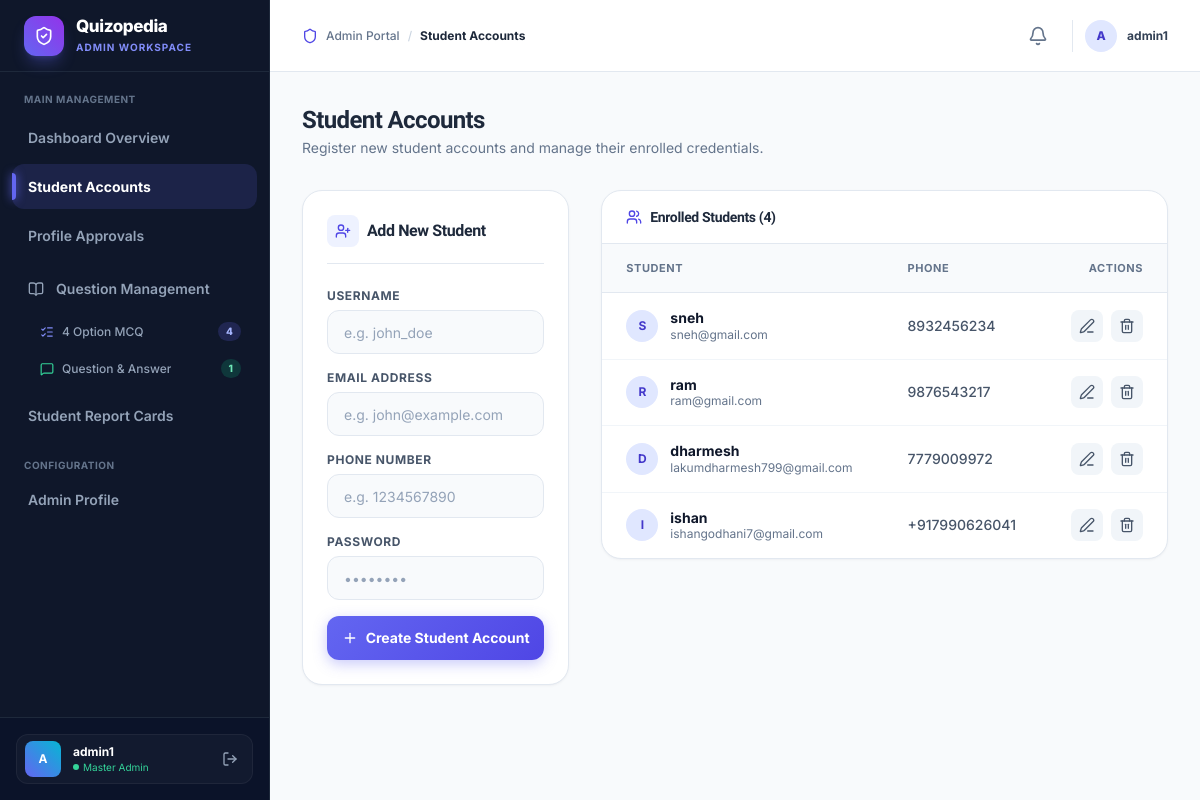
/admin-dashboard/students/ (signed in), run on the app's committed database.
### user/models.py (models this page shows, shortened)
class Student(models.Model):
    user = models.OneToOneField(User, on_delete=models.CASCADE, related_name='student')
    phone = models.CharField(max_length=15)
    @property
    def name(self):
        return self.user.first_name if self.user else ""
    @property
    def email(self):
        return self.user.email if self.user else ""

### adminpanel/views.py (the view, shortened to what this page needs)
# urls.py: path('admin-dashboard/students/', views.student_list, name='admin_students'),
@admin_required
def student_list(request):
    errors = []
    success_msg = None
    students = Student.objects.all().order_by('id')
    return render(request, 'adminpanel/students.html', {
        'students': students,
        'errors': errors,
        'success': success_msg
    })

### adminpanel/templates/adminpanel/students.html (shortened to what this page needs)
{% extends 'adminpanel/base.html' %}
{% block active_students %}active{% endblock %}
{% block breadcrumb %}Student Accounts{% endblock %}
{% block content %}
<div class="mb-8 flex flex-col sm:flex-row sm:items-center sm:justify-between gap-4">
  <div>
    <h1 class="text-2xl font-extrabold text-slate-800 tracking-tight">Student Accounts</h1>
    <p class="text-slate-500 text-sm mt-0.5">Register new student accounts and manage their enrolled credentials.</p>
  </div>
</div>
<div class="grid grid-cols-1 lg:grid-cols-3 gap-8">
  <div class="glass-card p-6 h-fit">
    <div class="flex items-center gap-2 mb-6 border-b border-slate-200 pb-4">
      <div class="w-8 h-8 rounded-lg bg-indigo-50 text-indigo-600 flex items-center justify-center">
        <i data-lucide="user-plus" class="w-4 h-4"></i>
      </div>
      <h2 class="text-base font-bold text-slate-800">Add New Student</h2>
    </div>
    <form method="POST" class="space-y-4">
      <div>
        <label for="username" class="block text-xs font-bold uppercase tracking-wider text-slate-600 mb-1.5">Username</label>
        <input type="text" id="username" name="username" placeholder="e.g. john_doe" required
          class="w-full h-11 px-4 rounded-xl bg-slate-50 border border-slate-200 text-sm outline-none text-slate-800 placeholder:text-slate-400 focus:bg-white focus:border-indigo-500 transition">
      </div>
      <div>
        <label for="email" class="block text-xs font-bold uppercase tracking-wider text-slate-600 mb-1.5">Email Address</label>
        <input type="email" id="email" name="email" placeholder="e.g. john@example.com" required
          class="w-full h-11 px-4 rounded-xl bg-slate-50 border border-slate-200 text-sm outline-none text-slate-800 placeholder:text-slate-400 focus:bg-white focus:border-indigo-500 transition">
      </div>
      <div>
        <label for="phone" class="block text-xs font-bold uppercase tracking-wider text-slate-600 mb-1.5">Phone Number</label>
        <input type="text" id="phone" name="phone" placeholder="e.g. 1234567890" required
          class="w-full h-11 px-4 rounded-xl bg-slate-50 border border-slate-200 text-sm outline-none text-slate-800 placeholder:text-slate-400 focus:bg-white focus:border-indigo-500 transition">
      </div>
      <div>
        <label for="password" class="block text-xs font-bold uppercase tracking-wider text-slate-600 mb-1.5">Password</label>
        <input type="password" id="password" name="password" placeholder="••••••••" required
          class="w-full h-11 px-4 rounded-xl bg-slate-50 border border-slate-200 text-sm outline-none text-slate-800 placeholder:text-slate-400 focus:bg-white focus:border-indigo-500 transition">
      </div>
      <button type="submit" class="cta-btn w-full h-11 rounded-xl font-bold text-sm text-white flex items-center justify-center gap-2 mt-2">
        <i data-lucide="plus" class="w-4 h-4"></i>
        <span>Create Student Account</span>
      </button>
    </form>
  </div>
  <div class="lg:col-span-2 space-y-6">
    <div class="glass-card overflow-hidden">
      <div class="px-6 py-4 border-b border-slate-200 flex items-center justify-between">
        <div class="flex items-center gap-2">
          <i data-lucide="users" class="w-4 h-4 text-indigo-600"></i>
          <h2 class="text-sm font-bold text-slate-800">Enrolled Students ({{ students|length }})</h2>
        </div>
      </div>
      <div class="overflow-x-auto">
        <table class="w-full text-left text-sm border-collapse">
          <thead>
            <tr class="border-b border-slate-200 bg-slate-50 text-slate-500 font-bold uppercase tracking-wider text-[11px]">
              <th class="px-6 py-3.5">Student</th>
              <th class="px-6 py-3.5">Phone</th>
              <th class="px-6 py-3.5 text-right">Actions</th>
            </tr>
          </thead>
          <tbody class="divide-y divide-slate-100 text-slate-800">
            {% for student in students %}
            <tr class="hover:bg-slate-50 transition">
              <td class="px-6 py-4">
                <div class="flex items-center gap-3">
                  <div class="w-8 h-8 rounded-full bg-indigo-100 text-indigo-700 font-bold flex items-center justify-center text-xs">
                    {{ student.user.username|slice:":1"|upper }}
                  </div>
                  <div>
                    <span class="font-bold text-slate-900 block leading-tight">{{ student.user.username }}</span>
                    <span class="text-xs text-slate-500 block">{{ student.user.email }}</span>
                  </div>
                </div>
              </td>
              <td class="px-6 py-4 text-slate-600 font-medium">{{ student.phone }}</td>
              <td class="px-6 py-4 text-right">
                <div class="flex items-center justify-end gap-2">
                  <button onclick="openEditModal('{{ student.id }}', '{{ student.user.username }}', '{{ student.user.email }}', '{{ student.phone }}')"
                    class="p-2 rounded-lg bg-slate-100 hover:bg-indigo-50 hover:text-indigo-600 text-slate-600 transition" title="Edit Student">
                    <i data-lucide="edit-3" class="w-4 h-4"></i>
                  </button>
                  <form method="POST" onsubmit="return confirm('Are you sure you want to delete student: {{ student.user.username }}?');" class="inline">
                    <button type="submit" class="p-2 rounded-lg bg-slate-100 hover:bg-red-50 hover:text-red-600 text-slate-600 transition" title="Delete Student">
                      <i data-lucide="trash-2" class="w-4 h-4"></i>
                    </button>
                  </form>
                </div>
              </td>
            </tr>
            {% empty %}
            <tr>
              <td colspan="3" class="px-6 py-8 text-center text-slate-400 text-sm">
                No students enrolled yet. Use the form on the left to add your first student.
              </td>
            </tr>
            {% endfor %}
          </tbody>
        </table>
      </div>
    </div>
  </div>
</div>
{% endblock %}

### adminpanel/templates/adminpanel/base.html (shortened to what this page needs)
{% load static %}
<!DOCTYPE html>
<html lang="en">
<head>
  <script src="https://cdn.tailwindcss.com"></script>
</head>
<body class="relative min-h-screen w-full flex">
  <aside id="adminSidebar"
    class="fixed lg:sticky top-0 left-0 w-[270px] bg-[#0f172a] text-slate-300 border-r border-[#1e293b] flex-shrink-0 h-screen flex flex-col z-50 transition-transform duration-300">
    <div class="h-[72px] flex items-center gap-3 px-6 border-b border-[#1e293b]">
      <div class="w-10 h-10 rounded-xl bg-gradient-to-tr from-indigo-500 to-purple-600 flex items-center justify-center text-white flex-shrink-0 shadow-lg shadow-indigo-500/30">
        <i data-lucide="shield-check" class="w-5 h-5"></i>
      </div>
      <div class="flex flex-col">
        <span class="text-[17px] font-extrabold tracking-tight text-white leading-tight">Quizopedia</span>
        <span class="text-[10px] text-indigo-400 font-bold uppercase tracking-widest mt-0.5">Admin Workspace</span>
      </div>
    </div>
    <nav class="flex-1 px-3 py-5 space-y-1 overflow-y-auto flex flex-col">
      <span class="text-[10px] font-bold text-slate-500 uppercase tracking-wider px-3 mb-1">Main Management</span>
      <a href="{% url 'admin_dashboard' %}"
        class="sidebar-link {% block active_db %}{% endblock %}">
        <span>Dashboard Overview</span>
      </a>
      <a href="{% url 'admin_students' %}"
        class="sidebar-link {% block active_students %}{% endblock %}">
        <span>Student Accounts</span>
      </a>
      <a href="{% url 'admin_profile_approvals' %}"
        class="sidebar-link flex items-center justify-between {% block active_approvals %}{% endblock %}">
        <span>Profile Approvals</span>
      </a>
      <div class="space-y-1 pt-1 pb-1">
        <a href="{% url 'question_list' %}?type=mcq"
          class="sidebar-link flex items-center justify-between {% block active_questions %}{% endblock %}">
          <div class="flex items-center gap-3">
            <i data-lucide="book-open" class="w-4 h-4"></i>
            <span>Question Management</span>
          </div>
        </a>
        <div class="pl-4 pr-1 space-y-1">
          <a href="{% url 'question_list' %}?type=mcq"
            class="sidebar-sub-link {% block active_mcq %}{% endblock %}" title="4 Option MCQ Quizzes">
            <div class="flex items-center gap-2 min-w-0">
              <i data-lucide="list-checks" class="w-3.5 h-3.5 text-indigo-400 shrink-0"></i>
              <span class="truncate">4 Option MCQ</span>
            </div>
            {% if sidebar_mcq_count %}
            <span class="px-2 py-0.5 text-[10px] font-extrabold rounded-full bg-indigo-500/20 text-indigo-300 shrink-0">
              {{ sidebar_mcq_count }}
            </span>
            {% endif %}
          </a>
          <a href="{% url 'question_list' %}?type=qna"
            class="sidebar-sub-link {% block active_qna %}{% endblock %}" title="Question & Answer Quizzes">
            <div class="flex items-center gap-2 min-w-0">
              <i data-lucide="message-square" class="w-3.5 h-3.5 text-emerald-400 shrink-0"></i>
              <span class="truncate">Question &amp; Answer</span>
            </div>
            {% if sidebar_qna_count %}
            <span class="px-2 py-0.5 text-[10px] font-extrabold rounded-full bg-emerald-500/20 text-emerald-300 shrink-0">
              {{ sidebar_qna_count }}
            </span>
            {% endif %}
          </a>
        </div>
      </div>
      <a href="{% url 'admin_report_cards' %}"
        class="sidebar-link {% block active_report_cards %}{% endblock %}">
        <span>Student Report Cards</span>
      </a>
      <span class="text-[10px] font-bold text-slate-500 uppercase tracking-wider px-3 pt-4 mb-1">Configuration</span>
      <a href="{% url 'admin_profile' %}"
        class="sidebar-link {% block active_profile %}{% endblock %}">
        <span>Admin Profile</span>
      </a>
    </nav>
    <div class="p-4 border-t border-[#1e293b] bg-[#0b1329]">
      <div class="flex items-center gap-3 px-2 py-1.5 rounded-xl bg-white/[0.03] border border-white/5">
        <div class="w-9 h-9 rounded-lg bg-gradient-to-tr from-indigo-500 to-cyan-500 flex items-center justify-center text-white text-xs font-bold flex-shrink-0">
          {{ request.user.username|slice:":1"|upper }}
        </div>
        <div class="flex-1 min-w-0">
          <span class="text-xs font-bold text-white block truncate">{{ request.user.username }}</span>
          <span class="text-[10px] text-emerald-400 flex items-center gap-1">
            <span class="w-1.5 h-1.5 rounded-full bg-emerald-400"></span> Master Admin
          </span>
        </div>
        <a href="{% url 'logout' %}" class="text-slate-400 hover:text-red-400 p-1.5 transition" title="Sign Out">
          <i data-lucide="log-out" class="w-4 h-4"></i>
        </a>
      </div>
    </div>
  </aside>
  <div class="flex-1 flex flex-col min-w-0 bg-[#f8fafc]">
    <header class="h-[72px] bg-white/90 backdrop-blur-md border-b border-slate-200 flex items-center justify-between px-6 lg:px-8 sticky top-0 z-30">
      <div class="flex items-center gap-3">
        <div class="flex items-center gap-2 text-xs font-medium text-slate-500">
          <i data-lucide="shield" class="w-4 h-4 text-indigo-600"></i>
          <span>Admin Portal</span>
          <span class="text-slate-300">/</span>
          <span class="text-slate-800 font-bold">{% block breadcrumb %}Dashboard Overview{% endblock %}</span>
        </div>
      </div>
      <div class="flex items-center gap-4">
        <a href="{% url 'admin_profile_approvals' %}"
          class="relative p-2 rounded-xl text-slate-500 hover:text-slate-800 hover:bg-slate-100 transition flex items-center justify-center"
          title="{% if pending_approvals_count > 0 %}{{ pending_approvals_count }} Pending Profile Update Requests{% else %}No pending requests{% endif %}">
          <i data-lucide="bell" class="w-5 h-5 {% if pending_approvals_count > 0 %}text-amber-500{% endif %}"></i>
        </a>
        <div class="flex items-center gap-2.5 pl-3 border-l border-slate-200">
          <div class="w-8 h-8 rounded-full bg-indigo-100 text-indigo-700 flex items-center justify-center text-xs font-extrabold">
            {{ request.user.username|slice:":1"|upper }}
          </div>
          <span class="hidden md:inline text-xs font-bold text-slate-700">{{ request.user.username }}</span>
        </div>
      </div>
    </header>
    <main class="flex-1 p-6 md:p-8 max-w-7xl w-full mx-auto">
      {% block content %}{% endblock %}
    </main>
  </div>
</body>
</html>

### data on the page
Student: user.username "S", user.username "sneh", user.email "sneh@gmail.com", phone "8932456234"
Student: user.username "R", user.username "ram", user.email "ram@gmail.com", phone "9876543217"
Student: user.username "D", user.username "dharmesh", user.email "lakumdharmesh799@gmail.com", phone "7779009972"
Student: user.username "I", user.username "ishan", user.email "ishangodhani7@gmail.com", phone "+917990626041"

### other printed values
{{ sidebar_mcq_count }} "4"
{{ sidebar_qna_count }} "1"
{{ request.user.username|slice:":1"|upper }} "A"
{{ request.user.username }} "admin1"
{{ students|length }} "4"
